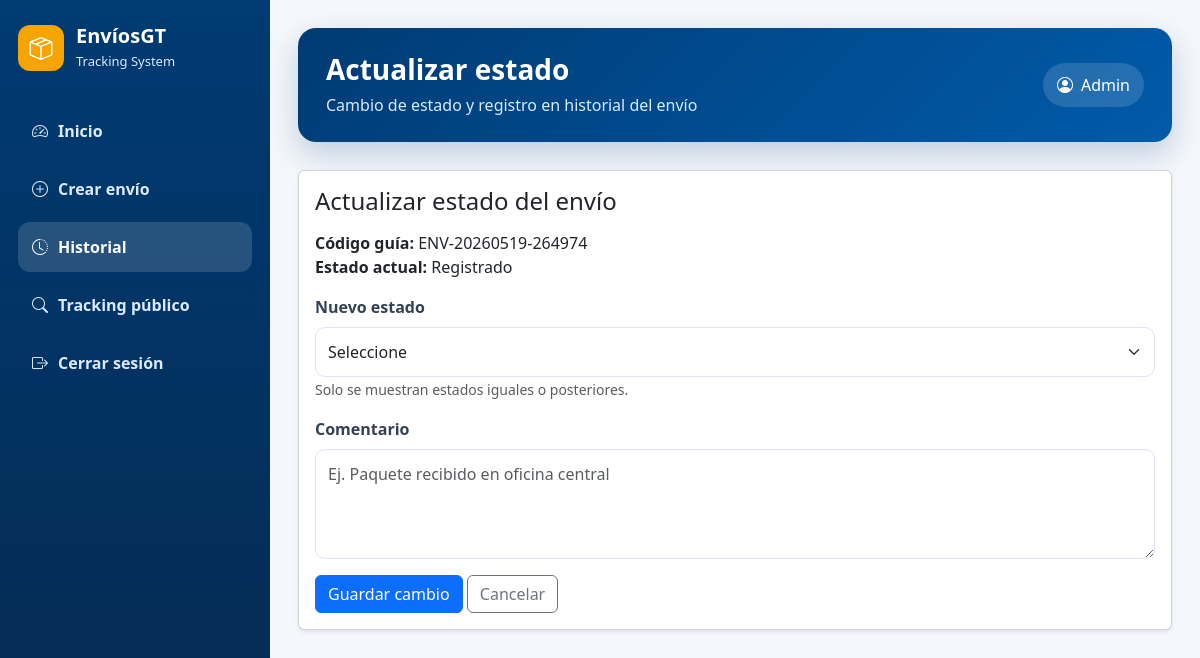
Before: /actualizar_estado.php?id=1 (signed in) with the older database file.
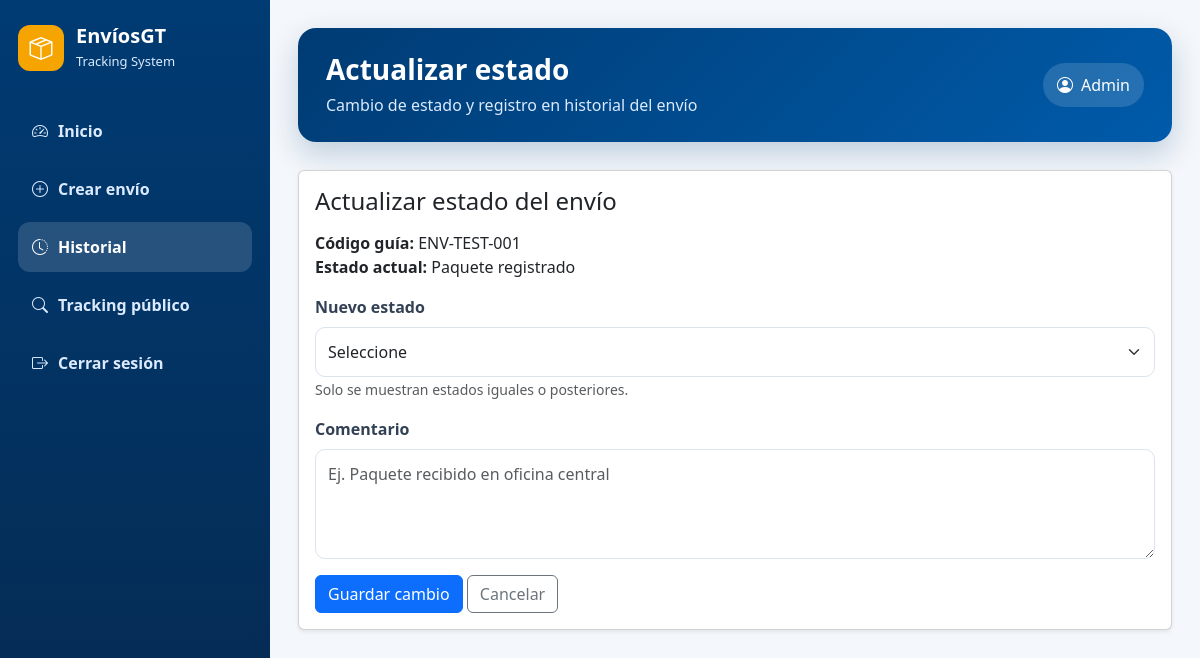
After: the same page with the newer database file.
### tables this page shows
CREATE TABLE envio (
    id_envio INT AUTO_INCREMENT PRIMARY KEY,
    codigo_guia VARCHAR(40) NOT NULL UNIQUE,
    id_usuario_remitente INT NOT NULL,
    nombre_destinatario VARCHAR(100) NOT NULL,
    telefono_destinatario VARCHAR(20) NOT NULL,
    direccion_destinatario VARCHAR(255) NOT NULL,
    descripcion_paquete VARCHAR(255) NOT NULL,
    peso DECIMAL(10,2) NOT NULL,
    es_fragil TINYINT(1) NOT NULL DEFAULT 0,
    tipo_paquete VARCHAR(80),
    fecha_registro DATETIME NOT NULL DEFAULT CURRENT_TIMESTAMP,
    estado_actual_id INT NOT NULL,
    observaciones VARCHAR(255),
    instrucciones_entrega VARCHAR(255),
    FOREIGN KEY (id_usuario_remitente) REFERENCES usuario(id_usuario),
    FOREIGN KEY (estado_actual_id) REFERENCES estado(id_estado)
);

CREATE TABLE estado (
    id_estado INT AUTO_INCREMENT PRIMARY KEY,
    nombre_estado VARCHAR(100) NOT NULL UNIQUE,
    descripcion VARCHAR(255),
    orden_estado INT NOT NULL,
    es_final TINYINT(1) NOT NULL DEFAULT 0
);

### includes/funciones.php (called while the page is built, shortened)
<?php
function e($valor) {
    return htmlspecialchars((string)$valor, ENT_QUOTES, 'UTF-8');
}

### actualizar_estado.php (the view, shortened to what this page needs)
<?php
require_once 'includes/funciones.php';
require_once 'config/conexion.php';
$idEnvio = intval($_GET['id'] ?? 0);
$stmtEnvio = $conexion->prepare("
    SELECT
        e.*,
        es.nombre_estado,
        es.orden_estado AS orden_actual,
        es.es_final
    FROM envio e
    INNER JOIN estado es ON e.estado_actual_id = es.id_estado
    WHERE e.id_envio = :id
");
$stmtEnvio->bindValue(':id', $idEnvio, PDO::PARAM_INT);
$stmtEnvio->execute();
$envio = $stmtEnvio->fetch();
include 'includes/header.php';
?>
<div class="card shadow-sm">
    <div class="card-body">
        <h4 class="mb-3">Actualizar estado del envío</h4>
        <div class="mb-3">
            <strong>Código guía:</strong> <?= e($envio['codigo_guia']) ?><br>
            <strong>Estado actual:</strong> <?= e($envio['nombre_estado']) ?>
        </div>
        <?php if ((int)$envio['es_final'] === 1): ?>
            <div class="alert alert-warning">
                Este envío ya está finalizado. No permite cambios de estado.
            </div>
            <a href="detalle_envio.php?id=<?= (int)$idEnvio ?>" class="btn btn-outline-secondary">
                Volver
            </a>
        <?php else: ?>
            <form method="POST">
                <div class="mb-3">
                    <label class="form-label">Nuevo estado</label>
                    <select name="id_estado" class="form-select" required>
                        <option value="">Seleccione</option>
                    </select>
                    <small class="text-muted">
                        Solo se muestran estados iguales o posteriores.
                    </small>
                </div>
                <div class="mb-3">
                    <label class="form-label">Comentario</label>
                    <textarea
                        name="comentario"
                        class="form-control"
                        rows="3"
                        placeholder="Ej. Paquete recibido en oficina central"
                    ></textarea>
                </div>
                <button type="submit" class="btn btn-primary">
                    Guardar cambio
                </button>
                <a href="detalle_envio.php?id=<?= (int)$idEnvio ?>" class="btn btn-outline-secondary">
                    Cancelar
                </a>
            </form>
        <?php endif; ?>
    </div>
</div>
<?php include 'includes/footer.php'; ?>

Changed rows visible on the page:
changed envio: codigo_guia "ENV-20260519-264974" → "ENV-TEST-001"; estado_actual.nombre_estado "Registrado" → "Paquete registrado"
